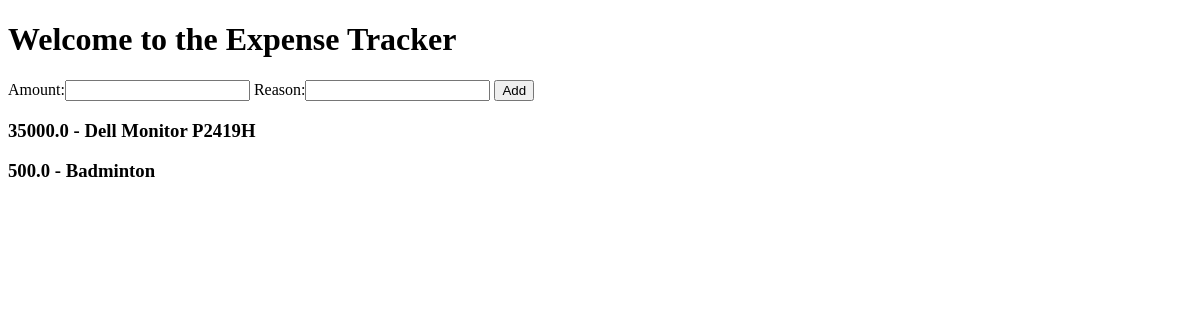
Before: / with the older database file.
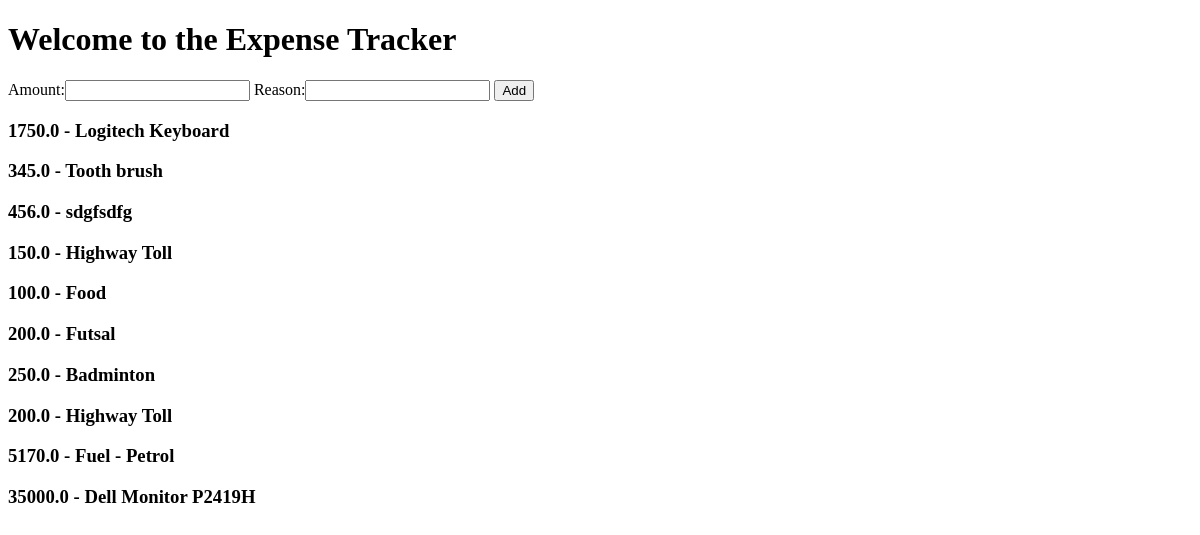
After: the same page with the newer database file.
### tracker/models.py (models this page shows, shortened)
class Expense(models.Model):
  amount = models.FloatField()
  reason = models.CharField(max_length=100)
  date_of_expenditure = models.DateTimeField(default=timezone.now)
  user = models.ForeignKey(User, on_delete=models.CASCADE)

### tracker/views.py (the view)
# urls.py: 2. Add a URL to urlpatterns:  path('', views.home, name='home')
def home(request):
  if request.method == 'POST':
    form = ExpenseForm(request.POST)
    form.instance.user = request.user
    if form.is_valid():
      form.save()
      return redirect('tracker-home')
  else:
    form = ExpenseForm()
  expenses = Expense.objects.order_by('-date_of_expenditure')
  context = { 'form': form, 'expenses': expenses }
  return render(request, 'tracker/home.html', context)

### tracker/forms.py
class ExpenseForm(forms.ModelForm):
  class Meta:
    model = Expense
    fields = ['amount', 'reason']

### tracker/templates/tracker/home.html (shortened to what this page needs)
{% extends 'tracker/base.html' %}
{% block content %}
  <h1>Welcome to the Expense Tracker</h1>
  <div>
    <form action="{% url 'tracker-home' %}" method="POST">
      {{ form }}
      <button type="submit">Add</button>
    </form>
  </div>
  {% for expense in expenses %}
    <h3>{{ expense.amount }} - {{ expense.reason }}</h3>
  {% endfor %}
{% endblock content%}

### tracker/templates/tracker/base.html (shortened to what this page needs)
<!DOCTYPE html>
<html lang="en">
<head>
</head>
<body>
  {% block content %}{% endblock content %}
</body>
</html>

Changed rows visible on the page:
removed Expense: amount "500.0", reason "Badminton"
added Expense: amount "1750.0", reason "Logitech Keyboard"
added Expense: amount "345.0", reason "Tooth brush"
added Expense: amount "456.0", reason "sdgfsdfg"
added Expense: amount "150.0", reason "Highway Toll"
added Expense: amount "100.0", reason "Food"
added Expense: amount "200.0", reason "Futsal"
added Expense: amount "250.0", reason "Badminton"
added Expense: amount "200.0", reason "Highway Toll"
added Expense: amount "5170.0", reason "Fuel - Petrol"
